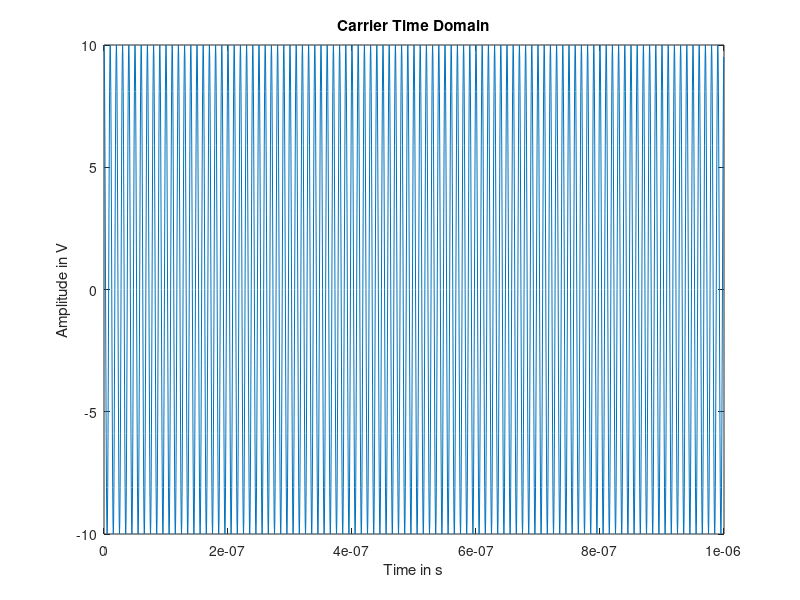

Here is the MATLAB script that generated this plot:
% Parameters
frequency = 100e6; 
amplitude = 10;   
period = 1e-6;    
Over_sampling = 20;

% Time Base
fs = Over_sampling*max(frequency);
time = 0:1/fs:period-1/fs;

% Create cosine signal
cosine_signal = amplitude * cos(2*pi*frequency*time);

% Plot time domain response
plot(time,cosine_signal)
xlabel('Time in s')
ylabel('Amplitude in V')
title('Carrier Time Domain')
